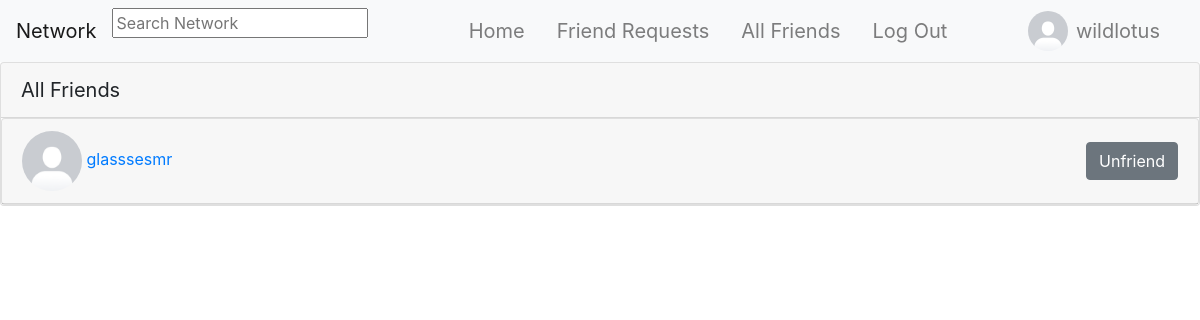
The app's page /friends (signed in), older data.
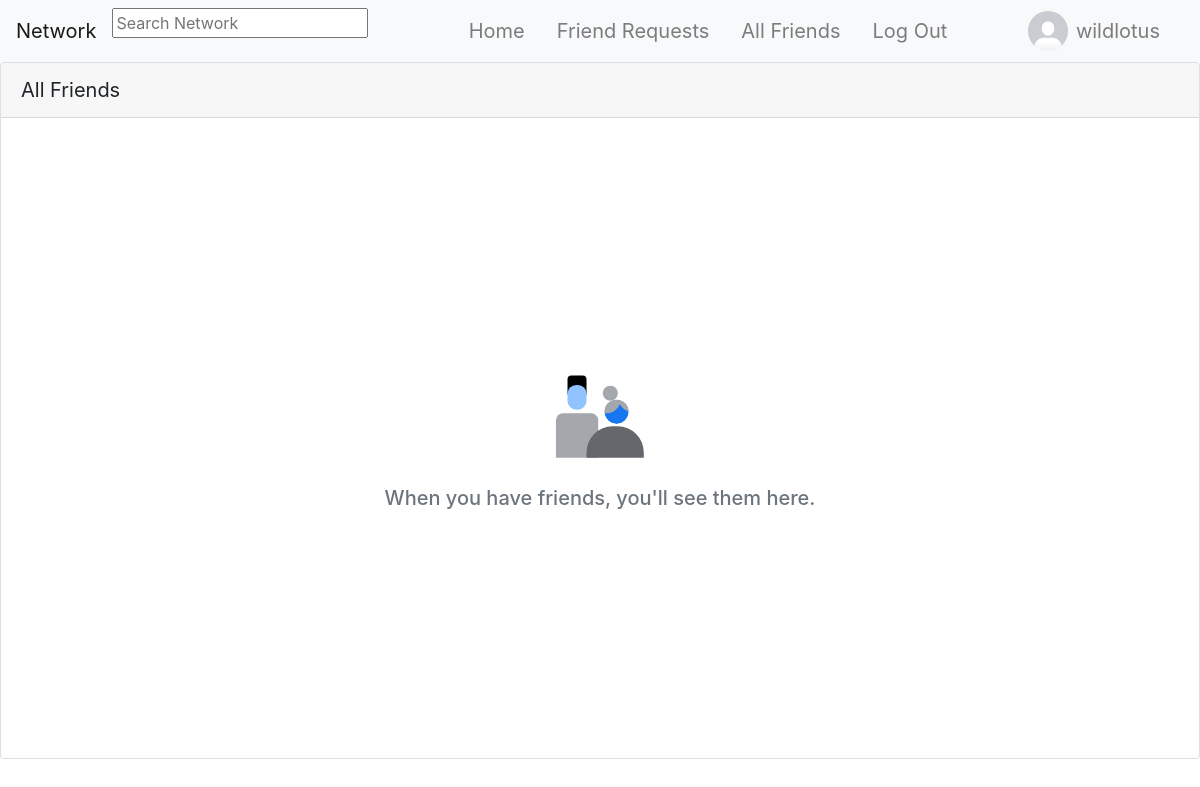
The same page, newer data.
### network/models.py (models this page shows, shortened)
class FriendRequest(models.Model):
    from_user = models.ForeignKey(User, related_name="from_user", on_delete=models.CASCADE)
    to_user = models.ForeignKey(User, related_name="to_user", on_delete=models.CASCADE)
    active = models.BooleanField(default=True)
    class Meta:
        constraints = [
            models.UniqueConstraint(
                name="%(app_label)s_%(class)s_unique_relationships",
                fields=["from_user", "to_user"]
            ),
            models.CheckConstraint(
                name="%(app_label)s_%(class)s_prevent_self_friending",
                check=~models.Q(from_user=models.F("to_user")),
            ),
        ]

class User(AbstractUser):
    pass

class UserProfile(models.Model):
    user = models.OneToOneField(User, primary_key=True, related_name="profile", on_delete=models.CASCADE)
    bio = models.TextField(blank=True, default="No Bio...", max_length=101)
    picture = models.ImageField(blank=True, default="default_profile_image.png")
    friends = models.ManyToManyField(User, blank=True, related_name="friends")
    blocked = models.ManyToManyField(User, blank=True, related_name="blocked")

### network/views.py (the view)
# urls.py: path("friends", views.friends, name="friends"),
@login_required
def friends(request):
    try:
        profile = UserProfile.objects.get(pk=request.user.id)
        friends = profile.friends.all()
        friend_requests = FriendRequest.objects.filter(
            Q(from_user__in=friends, to_user=request.user) | Q(to_user__in=friends, from_user=request.user)
        )
        context = {}
        context["friends"] = friend_requests
        for friend_request in friend_requests:
            if friend_request.to_user == profile.user:
                requests_friends = friend_requests.values_list('from_user', flat=True)
            else:
                requests_friends = friend_requests.values_list('to_user', flat=True)
            requests_profiles = UserProfile.objects.filter(pk__in=requests_friends)
            friends_with_profile = profile.friends.values_list('pk', flat=True)
            for request_profile in requests_profiles:
                request_friends = request_profile.friends.filter(pk__in=friends_with_profile)
                print(request_friends)
            context["mutual_friends"] = request_friends
            context["mutual_friends_amount"] = request_friends.count()
    except UserProfile.DoesNotExist:
        return JsonResponse({"error": "User profile matching query does not exist."}, status=400)
    return render(request, "network/friends.html", context)

### templates/network/friends.html (shortened to what this page needs)
{% extends "network/layout.html" %} {% load static %}
{% block body %}
    <div class="card">
        <div class="card-header" style="font-size: 20px;">All Friends</div>
    {% for friend_request in friends %}
    {% if friend_request.to_user == request.user %}
        <div class="card">
            <div class="card-header d-flex justify-content-between">
                <div>
                    <a href="{% url 'profile' friend_request.from_user.id %}">
                        <div id="friend_request_header_{{friend_request.id}}">
                            <img src="{{ friend_request.from_user.profile.picture.url }}" alt="" width="60px" height="60px"
                                style="border-radius: 50%">
                            {{ friend_request.from_user }}
                        </div>
                    </a>
                </div>
                <div class="d-flex ml-auto align-items-center">
                    <button type="button" data-toggle="modal" data-target="#myModal" class="btn btn-secondary"
                        style="float: right">Unfriend</button>
                </div>
            </div>
        </div>
    {% endif %}
{% empty %}
    <div class="d-flex align-items-center justify-content-center flex-column" style="min-height: 640px;">
        <div class="p-2">
            <img src="{% static 'network/images/null_states_people_gray_wash.svg' %}" width="112" height="112" alt="">
        </div>
        <div class="p-2 text-muted">
            <h5 class="text-muted">When you have friends, you'll see them here.</h5>
        </div>
    </div>
{% endfor %}
    </div>
{% endblock %}

Row changes from the older to the newer data that the page shows:
removed FriendRequest: from_user.profile.picture (placeholder picture), from_user "glasssesmr"
Text that changed along with them:
text now shown: "When you have friends, you'll see them here."
